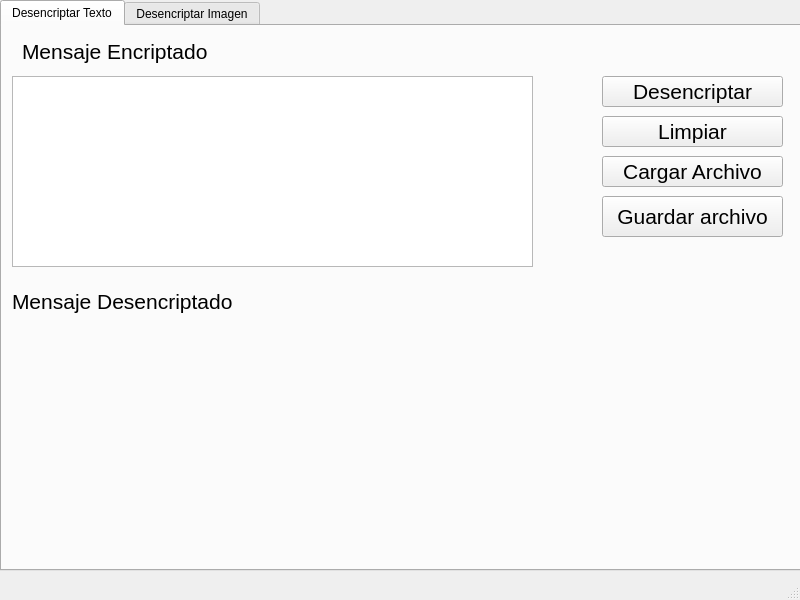
<?xml version="1.0" encoding="UTF-8"?>
<ui version="4.0">
 <class>Desincriptar</class>
 <widget class="QMainWindow" name="Desincriptar">
  <property name="geometry">
   <rect>
    <x>0</x>
    <y>0</y>
    <width>800</width>
    <height>600</height>
   </rect>
  </property>
  <property name="windowTitle">
   <string>MainWindow</string>
  </property>
  <widget class="QWidget" name="centralwidget">
   <widget class="QTabWidget" name="tabWidget">
    <property name="geometry">
     <rect>
      <x>0</x>
      <y>0</y>
      <width>801</width>
      <height>571</height>
     </rect>
    </property>
    <property name="currentIndex">
     <number>0</number>
    </property>
    <widget class="QWidget" name="tab_5">
     <attribute name="title">
      <string>Desencriptar Texto</string>
     </attribute>
     <widget class="QPushButton" name="btn_desencriptar">
      <property name="geometry">
       <rect>
        <x>600</x>
        <y>50</y>
        <width>181</width>
        <height>31</height>
       </rect>
      </property>
      <property name="font">
       <font>
        <pointsize>16</pointsize>
       </font>
      </property>
      <property name="text">
       <string>Desencriptar</string>
      </property>
      <property name="icon">
       <iconset>
        <normaloff>img/encriptar_shell.png</normaloff>img/encriptar_shell.png</iconset>
      </property>
      <property name="iconSize">
       <size>
        <width>20</width>
        <height>20</height>
       </size>
      </property>
     </widget>
     <widget class="QLabel" name="label">
      <property name="geometry">
       <rect>
        <x>20</x>
        <y>10</y>
        <width>191</width>
        <height>31</height>
       </rect>
      </property>
      <property name="font">
       <font>
        <pointsize>16</pointsize>
       </font>
      </property>
      <property name="text">
       <string>Mensaje Encriptado</string>
      </property>
     </widget>
     <widget class="QPushButton" name="btn_cargar">
      <property name="geometry">
       <rect>
        <x>600</x>
        <y>130</y>
        <width>181</width>
        <height>31</height>
       </rect>
      </property>
      <property name="font">
       <font>
        <pointsize>16</pointsize>
       </font>
      </property>
      <property name="text">
       <string>Cargar Archivo</string>
      </property>
      <property name="icon">
       <iconset>
        <normaloff>img/cargar.png</normaloff>img/cargar.png</iconset>
      </property>
      <property name="iconSize">
       <size>
        <width>20</width>
        <height>20</height>
       </size>
      </property>
     </widget>
     <widget class="QPushButton" name="btn_save">
      <property name="geometry">
       <rect>
        <x>600</x>
        <y>170</y>
        <width>181</width>
        <height>41</height>
       </rect>
      </property>
      <property name="font">
       <font>
        <pointsize>16</pointsize>
       </font>
      </property>
      <property name="text">
       <string>Guardar archivo</string>
      </property>
      <property name="icon">
       <iconset>
        <normaloff>img/save.png</normaloff>img/save.png</iconset>
      </property>
      <property name="iconSize">
       <size>
        <width>20</width>
        <height>20</height>
       </size>
      </property>
     </widget>
     <widget class="QPushButton" name="btn_limpiar">
      <property name="geometry">
       <rect>
        <x>600</x>
        <y>90</y>
        <width>181</width>
        <height>31</height>
       </rect>
      </property>
      <property name="font">
       <font>
        <pointsize>16</pointsize>
       </font>
      </property>
      <property name="text">
       <string>Limpiar</string>
      </property>
      <property name="icon">
       <iconset>
        <normaloff>img/escoba.png</normaloff>img/escoba.png</iconset>
      </property>
      <property name="iconSize">
       <size>
        <width>20</width>
        <height>20</height>
       </size>
      </property>
     </widget>
     <widget class="QLabel" name="label_4">
      <property name="geometry">
       <rect>
        <x>20</x>
        <y>310</y>
        <width>391</width>
        <height>141</height>
       </rect>
      </property>
      <property name="text">
       <string/>
      </property>
     </widget>
     <widget class="QLabel" name="label_3">
      <property name="geometry">
       <rect>
        <x>10</x>
        <y>260</y>
        <width>231</width>
        <height>31</height>
       </rect>
      </property>
      <property name="font">
       <font>
        <pointsize>16</pointsize>
       </font>
      </property>
      <property name="text">
       <string>Mensaje Desencriptado</string>
      </property>
     </widget>
     <widget class="QTextEdit" name="txt_mensaje">
      <property name="geometry">
       <rect>
        <x>10</x>
        <y>50</y>
        <width>521</width>
        <height>191</height>
       </rect>
      </property>
     </widget>
    </widget>
    <widget class="QWidget" name="tab_6">
     <attribute name="title">
      <string>Desencriptar Imagen</string>
     </attribute>
    </widget>
   </widget>
  </widget>
  <widget class="QMenuBar" name="menubar">
   <property name="geometry">
    <rect>
     <x>0</x>
     <y>0</y>
     <width>800</width>
     <height>21</height>
    </rect>
   </property>
  </widget>
  <widget class="QStatusBar" name="statusbar"/>
 </widget>
 <resources/>
 <connections/>
</ui>
